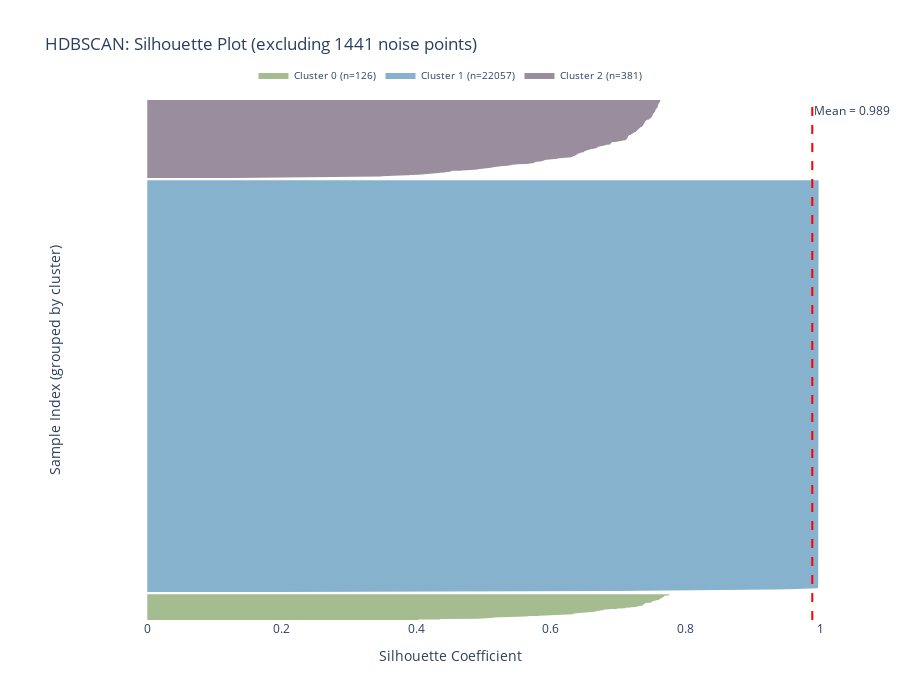

The notebook cell this image was saved under:
### Markdown cell above
This metric will say how close the samples are to their own cluster comparing to the closest cluster.

### Code cell
silhouette_vals = silhouette_samples(X_clustered, labels_clustered)
mean_sil = silhouette_score(X_clustered, labels_clustered, metric='euclidean')
n_noise = (hdb_labels == -1).sum()
pct_noise = n_noise / len(hdb_labels) * 100

print(f"Note: HDBSCAN detected {n_noise} noise points ({pct_noise:.1f}%)")

# 3. Preparar trazas por cluster
unique_labels = np.unique(labels_clustered)
y_lower = 0
traces = []
MAX_POINTS_PER_CLUSTER = 2000  # límite visual para rendimiento

for label in unique_labels:
    cluster_mask = (labels_clustered == label)
    cluster_sil_vals = silhouette_vals[cluster_mask]
    n_points = len(cluster_sil_vals)
    
    # Ordenar valores
    sorted_vals = np.sort(cluster_sil_vals)
    
    # Submuestrear solo para visualización si es muy grande
    if n_points > MAX_POINTS_PER_CLUSTER:
        step = max(1, n_points // MAX_POINTS_PER_CLUSTER)
        plot_vals = sorted_vals[::step]
    else:
        plot_vals = sorted_vals
    
    y_upper = y_lower + len(plot_vals)
    y_range = np.arange(y_lower, y_upper)
    
    traces.append(go.Scatter(
        x=plot_vals,
        y=y_range,
        mode='lines',
        fill='tozerox',
        fillcolor=f'rgba({np.random.randint(50,200)}, {np.random.randint(50,200)}, {np.random.randint(50,200)}, 0.6)',
        line=dict(width=0),
        name=f"Cluster {label} (n={n_points})",
        hovertemplate=(
            f"<b>Cluster {label}</b><br>" +
            "Silhouette: %{x:.3f}<br>" +
            f"Total points: {n_points}<extra></extra>"
        )
    ))
    
    y_lower = y_upper + 10  # espacio entre clusters

# 4. Crear figura
fig = go.Figure()

# Añadir clusters
for trace in traces:
    fig.add_trace(trace)

# Línea de silueta promedio
fig.add_vline(
    x=mean_sil,
    line=dict(color="red", dash="dash", width=2),
    annotation_text=f"Mean = {mean_sil:.3f}",
    annotation_position="top right"
)

# Diseño
fig.update_layout(
    title=f"HDBSCAN: Silhouette Plot (excluding {n_noise} noise points)",
    xaxis_title="Silhouette Coefficient",
    yaxis_title="Sample Index (grouped by cluster)",
    height=700,
    width=900,
    hovermode="closest",
    legend=dict(
        orientation="h",
        yanchor="bottom",
        y=1.02,
        xanchor="center",
        x=0.5,
        font=dict(size=10)
    ),
    plot_bgcolor="white"
)

fig.update_xaxes(range=[-0.1, 1.0])
fig.update_yaxes(showticklabels=False)  # los índices no son significativos

fig.show()

### Figure 1 — Plotly figure (JSON) as saved in the notebook; plotly's stock layout.template omitted (floating-point values rounded to 4 significant figures; data arrays with more than 128 entries replaced by an {"elided": "..."} marker saying what was removed)
{"data": [{"fill": "tozerox", "fillcolor": "rgba(104, 143, 71, 0.6)", "hovertemplate": "<b>Cluster 0</b><br>Silhouette: %{x:.3f}<br>Total points: 126<extra></extra>", "line": {"width": 0}, "mode": "lines", "name": "Cluster 0 (n=126)", "type": "scatter", "x": [0.4032, 0.4032, 0.4032, 0.4357, 0.4357, 0.4357, 0.4919, 0.5044, 0.5044, 0.5044, 0.5094, 0.5148, 0.5148, 0.5398, 0.5535, 0.5603, 0.5603, 0.5611, 0.5672, 0.5672, 0.5824, 0.5824, 0.592, 0.6067, 0.6141, 0.6141, 0.6323, 0.6323, 0.6323, 0.6328, 0.6328, 0.6328, 0.6345, 0.6407, 0.6475, 0.6475, 0.6517, 0.6517, 0.665, 0.665, 0.665, 0.6653, 0.6668, 0.6671, 0.6671, 0.67, 0.67, 0.67, 0.6757, 0.679, 0.679, 0.679, 0.6878, 0.6879, 0.6986, 0.6986, 0.6986, 0.7107, 0.7113, 0.7113, 0.7113, 0.7185, 0.7185, 0.7255, 0.7255, 0.7255, 0.73, 0.73, 0.73, 0.7353, 0.7361, 0.7361, 0.7361, 0.7373, 0.7373, 0.738, 0.738, 0.738, 0.74, 0.74, 0.74, 0.7405, 0.7405, 0.7405, 0.7478, 0.7487, 0.7487, 0.7487, 0.7508, 0.7508, 0.7508, 0.7512, 0.7524, 0.7524, 0.7551, 0.7551, 0.7598, 0.7606, 0.7606, 0.7606, 0.7609, 0.7615, 0.7615, 0.7615, 0.764, 0.764, 0.7645, 0.7648, 0.766, 0.766, 0.766, 0.7678, 0.7678, 0.7678, 0.768, 0.7684, 0.7684, 0.7684, 0.7686, 0.7742, 0.7742, 0.7742, 0.7758, 0.7758, 0.7765, 0.7765], "y": [0, 1, 2, 3, 4, 5, 6, 7, 8, 9, 10, 11, 12, 13, 14, 15, 16, 17, 18, 19, 20, 21, 22, 23, 24, 25, 26, 27, 28, 29, 30, 31, 32, 33, 34, 35, 36, 37, 38, 39, 40, 41, 42, 43, 44, 45, 46, 47, 48, 49, 50, 51, 52, 53, 54, 55, 56, 57, 58, 59, 60, 61, 62, 63, 64, 65, 66, 67, 68, 69, 70, 71, 72, 73, 74, 75, 76, 77, 78, 79, 80, 81, 82, 83, 84, 85, 86, 87, 88, 89, 90, 91, 92, 93, 94, 95, 96, 97, 98, 99, 100, 101, 102, 103, 104, 105, 106, 107, 108, 109, 110, 111, 112, 113, 114, 115, 116, 117, 118, 119, 120, 121, 122, 123, 124, 125]}, {"fill": "tozerox", "fillcolor": "rgba(54, 127, 173, 0.6)", "hovertemplate": "<b>Cluster 1</b><br>Silhouette: %{x:.3f}<br>Total points: 22057<extra></extra>", "line": {"width": 0}, "mode": "lines", "name": "Cluster 1 (n=22057)", "type": "scatter", "x": {"elided": "2006 float values"}, "y": {"elided": "2006 int values"}}, {"fill": "tozerox", "fillcolor": "rgba(88, 66, 92, 0.6)", "hovertemplate": "<b>Cluster 2</b><br>Silhouette: %{x:.3f}<br>Total points: 381<extra></extra>", "line": {"width": 0}, "mode": "lines", "name": "Cluster 2 (n=381)", "type": "scatter", "x": {"elided": "381 float values"}, "y": {"elided": "381 int values"}}], "layout": {"annotations": [{"showarrow": false, "text": "Mean = 0.989", "x": 0.9885, "xanchor": "left", "xref": "x", "y": 1, "yanchor": "top", "yref": "y domain"}], "height": 700, "hovermode": "closest", "legend": {"font": {"size": 10}, "orientation": "h", "x": 0.5, "xanchor": "center", "y": 1.02, "yanchor": "bottom"}, "plot_bgcolor": "white", "shapes": [{"line": {"color": "red", "dash": "dash", "width": 2}, "type": "line", "x0": 0.9885, "x1": 0.9885, "xref": "x", "y0": 0, "y1": 1, "yref": "y domain"}], "title": {"text": "HDBSCAN: Silhouette Plot (excluding 1441 noise points)"}, "width": 900, "xaxis": {"range": [-0.1, 1], "title": {"text": "Silhouette Coefficient"}}, "yaxis": {"showticklabels": false, "title": {"text": "Sample Index (grouped by cluster)"}}}}
